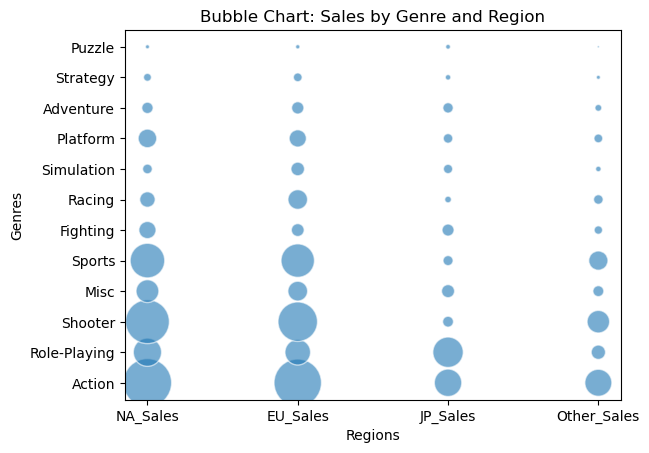

Generate this figure with Python:
from clean import read_file, remove_missing_data, convert_str_to_float, remove_games_before_year
import matplotlib.pyplot as plt

FILENAME = "vgsales.csv"
NA = 'NA_Sales'
EU = 'EU_Sales'
JP = 'JP_Sales'
COLUMN_RANK = 0
COLUMN_NAME = 1
COLUMN_PLATFORM = 2
COLUMN_YEAR = 3
COLUMN_GENRE = 4
COLUMN_PUBLISHER = 5
COLUMN_NA = 6
COLUMN_EU = 7
COLUMN_JP = 8
COLUMN_OTHER = 9
COLUMN_GLOBAL = 10

def calculate_sales_by_genre_region(data):
    """
    Does:
        Aggregates sales data by genre for each region

    Parameters:
      •data (list)
          •A 2D list of cleaned and processed data

    Returns:
        A dictionary with genres as keys and total sales
        as values: {region: {genre: total_sales}}
    """
    regions = ['NA_Sales', 'EU_Sales', 'JP_Sales', 'Other_Sales']
    genre_sales = {}
    for region in regions:
        genre_sales[region] = {}

    for row in data:
        genre = row[COLUMN_GENRE]
        na_sales = row[COLUMN_NA]
        eu_sales = row[COLUMN_EU]
        jp_sales = row[COLUMN_JP]
        other_sales = row[COLUMN_OTHER]

        # add sales to NA region
        if genre not in genre_sales['NA_Sales']:
            genre_sales['NA_Sales'][genre] = na_sales
        else:
            genre_sales['NA_Sales'][genre] += na_sales

        # add sales to EU region
        if genre not in genre_sales['EU_Sales']:
            genre_sales['EU_Sales'][genre] = eu_sales
        else:
            genre_sales['EU_Sales'][genre] += eu_sales

        # add sales to JP region
        if genre not in genre_sales['JP_Sales']:
            genre_sales['JP_Sales'][genre] = jp_sales
        else:
            genre_sales['JP_Sales'][genre] += jp_sales

        # add sales to Other region
        if genre not in genre_sales['Other_Sales']:
            genre_sales['Other_Sales'][genre] = other_sales
        else:
            genre_sales['Other_Sales'][genre] += other_sales
    return genre_sales

def plot_bubble_chart(genre_sales):
    """
    Does:
        Creates a bubble chart of sales by genre and region

    Parameters:
      •genre_sales (dict)
          •A dictionary of region and genre sales data

    Returns:
        None
    """
    # x variable - region, y variable - genres
    regions = []
    genres = []

    # collect all unique regions and genres
    for region, sales in genre_sales.items():
        if region not in regions:
            regions.append(region)
        for genre in sales.keys():
            if genre not in genres:
                genres.append(genre)

    # prepare the data for plotting
    x = [] # regions
    y = [] # genres
    sizes = [] # bubble sizes

    # prepare data for plotting
    for region_index in range(len(regions)):
        for genre_index in range(len(genres)):
            region = regions[region_index]
            genre = genres[genre_index]
            if genre in genre_sales[region]:
                x.append(region_index)  # Region index
                y.append(genre_index)  # Genre index
                sizes.append(genre_sales[regions[region_index]][genres[genre_index]] / 1e6)

    # adjust bubble sizes
    bubble_sizes = []
    for size in sizes:
        bubble_sizes.append(size * 10)

    # create the chart
    plt.scatter(x, y, s=bubble_sizes, alpha=0.6, edgecolors="w")
    # add labels and title
    plt.xticks(range(len(regions)), regions)
    plt.yticks(range(len(genres)), genres)
    plt.xlabel("Regions")
    plt.ylabel("Genres")
    plt.title("Bubble Chart: Sales by Genre and Region")
    plt.savefig("bubblechart.png", bbox_inches='tight')
    plt.show()

def main():
    data = read_file(FILENAME)
    non_empty_data = remove_missing_data(data)
    converted_type_data = convert_str_to_float(non_empty_data, COLUMN_RANK, COLUMN_YEAR, COLUMN_NA,
                                               COLUMN_EU, COLUMN_JP, COLUMN_OTHER, COLUMN_GLOBAL)
    cleaned_data = remove_games_before_year(converted_type_data)

    # calculate sales by genre
    genre_sales = calculate_sales_by_genre_region(cleaned_data)

    # plot the bubble chart
    plot_bubble_chart(genre_sales)

main()